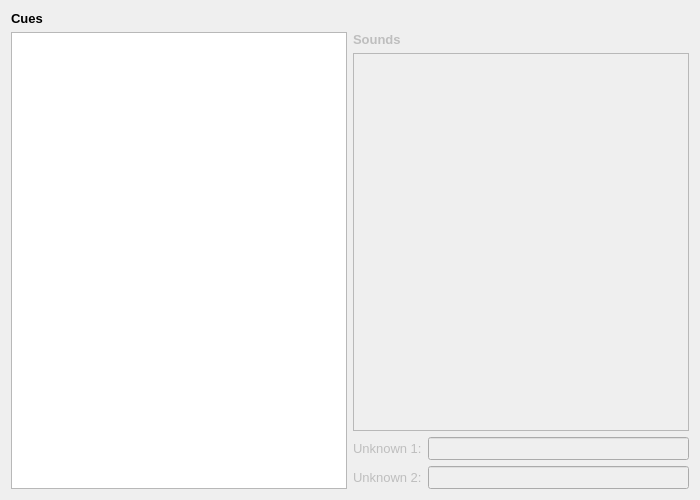
<?xml version="1.0" encoding="UTF-8"?>
<ui version="4.0">
 <class>audio_cues_document</class>
 <widget class="QWidget" name="audio_cues_document">
  <property name="geometry">
   <rect>
    <x>0</x>
    <y>0</y>
    <width>700</width>
    <height>500</height>
   </rect>
  </property>
  <property name="font">
   <font>
    <family>Arial</family>
    <pointsize>10</pointsize>
   </font>
  </property>
  <property name="windowTitle">
   <string>Audio - Cues</string>
  </property>
  <property name="locale">
   <locale language="English" country="UnitedStates"/>
  </property>
  <layout class="QGridLayout" name="gridLayout">
   <item row="0" column="0">
    <widget class="QLabel" name="cues_label">
     <property name="font">
      <font>
       <weight>75</weight>
       <bold>true</bold>
      </font>
     </property>
     <property name="text">
      <string>Cues</string>
     </property>
    </widget>
   </item>
   <item row="1" column="0">
    <widget class="QListWidget" name="cues_list">
     <property name="contextMenuPolicy">
      <enum>Qt::ActionsContextMenu</enum>
     </property>
     <property name="alternatingRowColors">
      <bool>true</bool>
     </property>
    </widget>
   </item>
   <item row="1" column="1">
    <layout class="QVBoxLayout" name="cue_settings">
     <item>
      <widget class="QLabel" name="sounds_label">
       <property name="enabled">
        <bool>false</bool>
       </property>
       <property name="font">
        <font>
         <weight>75</weight>
         <bold>true</bold>
        </font>
       </property>
       <property name="text">
        <string>Sounds</string>
       </property>
      </widget>
     </item>
     <item>
      <widget class="QListWidget" name="sounds_list">
       <property name="enabled">
        <bool>false</bool>
       </property>
       <property name="contextMenuPolicy">
        <enum>Qt::ActionsContextMenu</enum>
       </property>
       <property name="frameShape">
        <enum>QFrame::StyledPanel</enum>
       </property>
       <property name="alternatingRowColors">
        <bool>true</bool>
       </property>
       <property name="sortingEnabled">
        <bool>false</bool>
       </property>
      </widget>
     </item>
     <item>
      <layout class="QFormLayout" name="cue_properties">
       <property name="fieldGrowthPolicy">
        <enum>QFormLayout::AllNonFixedFieldsGrow</enum>
       </property>
       <item row="1" column="0">
        <widget class="QLabel" name="unknown1_label">
         <property name="enabled">
          <bool>false</bool>
         </property>
         <property name="text">
          <string>Unknown 1:</string>
         </property>
        </widget>
       </item>
       <item row="2" column="0">
        <widget class="QLabel" name="unknown2_label">
         <property name="enabled">
          <bool>false</bool>
         </property>
         <property name="text">
          <string>Unknown 2:</string>
         </property>
        </widget>
       </item>
       <item row="1" column="1">
        <widget class="QLineEdit" name="unknown1_edit">
         <property name="enabled">
          <bool>false</bool>
         </property>
         <property name="maxLength">
          <number>11</number>
         </property>
        </widget>
       </item>
       <item row="2" column="1">
        <widget class="QLineEdit" name="unknown2_edit">
         <property name="enabled">
          <bool>false</bool>
         </property>
         <property name="maxLength">
          <number>11</number>
         </property>
        </widget>
       </item>
      </layout>
     </item>
    </layout>
   </item>
  </layout>
 </widget>
 <resources/>
 <connections/>
</ui>
